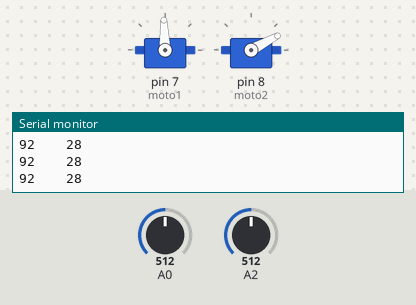
Recording of a sketch running on a simulated Arduino Uno, built with avr-gcc and run on an emulated ATmega328P. Parts: 2 × servo, the last lines printed to the serial monitor. Inputs (shaded band) come from the test bench; at power-on: A0 = 512, A2 = 512.

Above: at 1.2 s.
1.3 s: A0 set to 544
At 2.3 s:
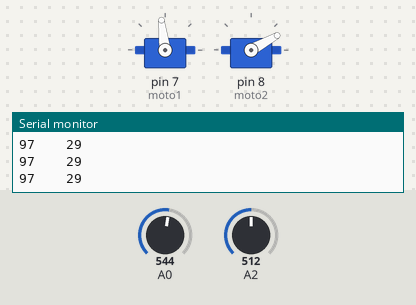
4.3 s: A0 set to 571
At 5.5 s:
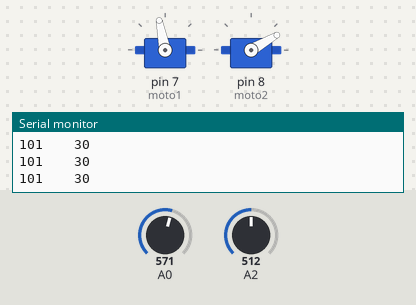
5.8 s: A0 set to 716
At 6.8 s:
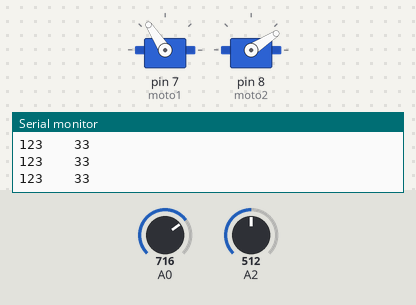
7.3 s: A0 set to 900
At 8.3 s:
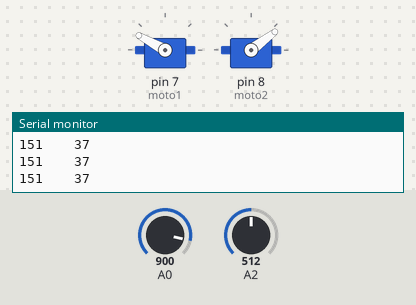
8.8 s: A0 set to 306
At 9.4 s:
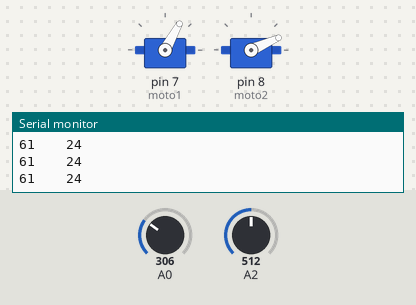
10.3 s: A0 set to 511
At 11.6 s:
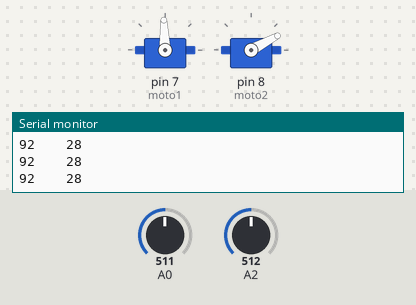
Timing chart, 0 to 12.8 s (numbered marks = the images above; inputs shaded):
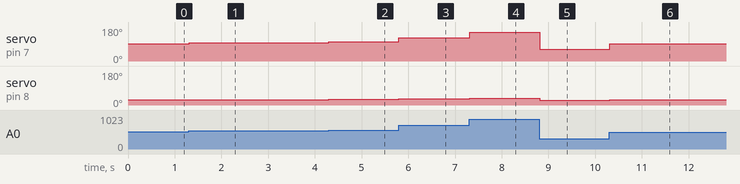

The sketch:

servo_moto.ino
```cpp
#include <Servo.h>
Servo moto1;
Servo moto2;
int x,y;


void setup() {
  Serial.begin(9600);
  moto1.attach(7);
  moto2.attach(8);
}
void loop() {
  x=analogRead(A0);
  x=map(x,0,1023,15,170);
  moto1.write(x);
  y=analogRead(A2);
  y=map(x,0,1023,15,170);
  moto2.write(y);
  Serial.print(x);
  Serial.print("    ");
  Serial.println(y);
}
```

Measured:
- after the input at 1.3 s, servo on pin 7 (moto1): 92° → 97° at once; servo on pin 8 (moto2): 28° → 29° at once
- after the input at 4.3 s, servo on pin 7 (moto1): 97° → 101° at once; servo on pin 8 (moto2): 29° → 30° at once
- after the input at 5.8 s, servo on pin 7 (moto1): 101° → 123° at once; servo on pin 8 (moto2): 30° → 33° at once
- after the input at 7.3 s, servo on pin 7 (moto1): 123° → 151° at once; servo on pin 8 (moto2): 33° → 37° at once
- after the input at 8.8 s, servo on pin 7 (moto1): 151° → 61° at once; servo on pin 8 (moto2): 37° → 24° at once
- after the input at 10.3 s, servo on pin 7 (moto1): 61° → 92° at once; servo on pin 8 (moto2): 24° → 28° at once
